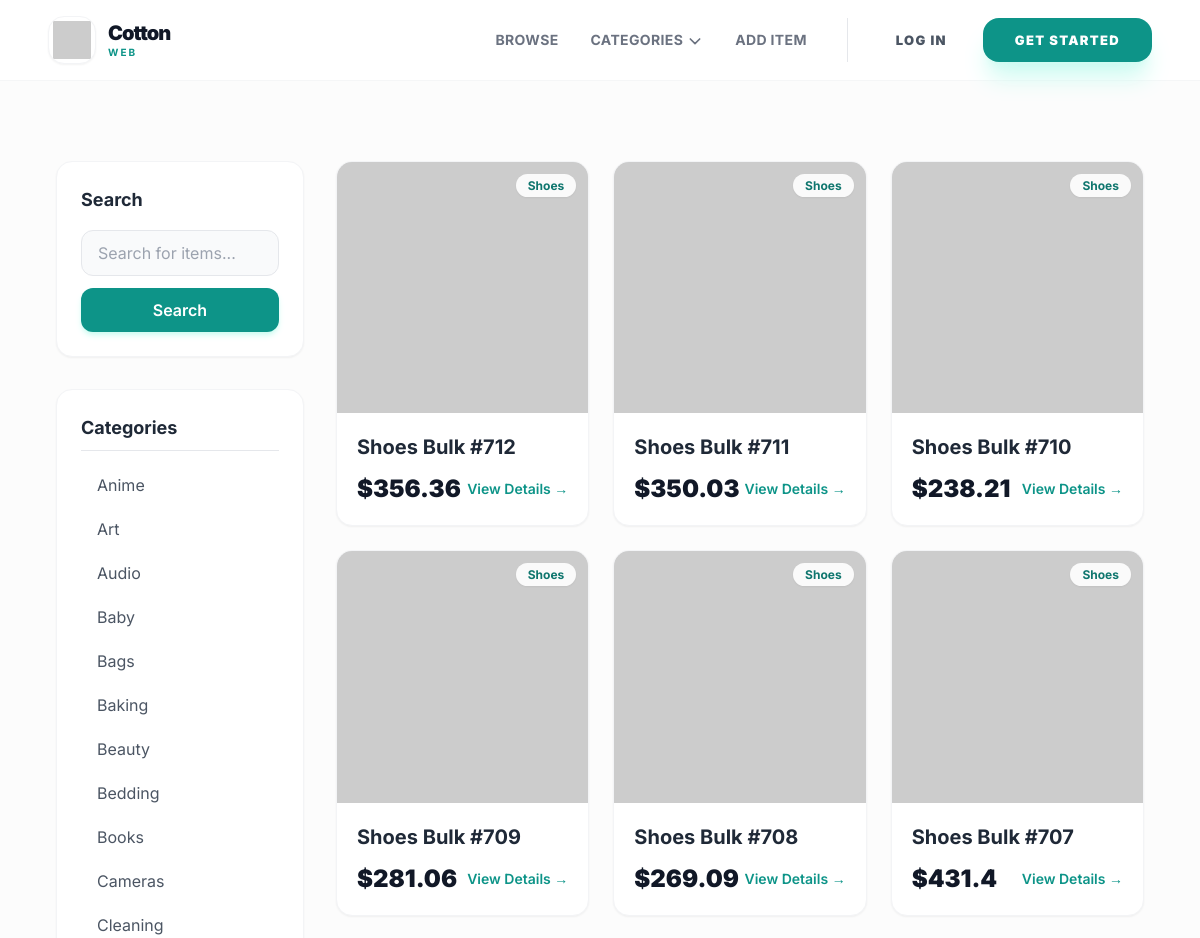
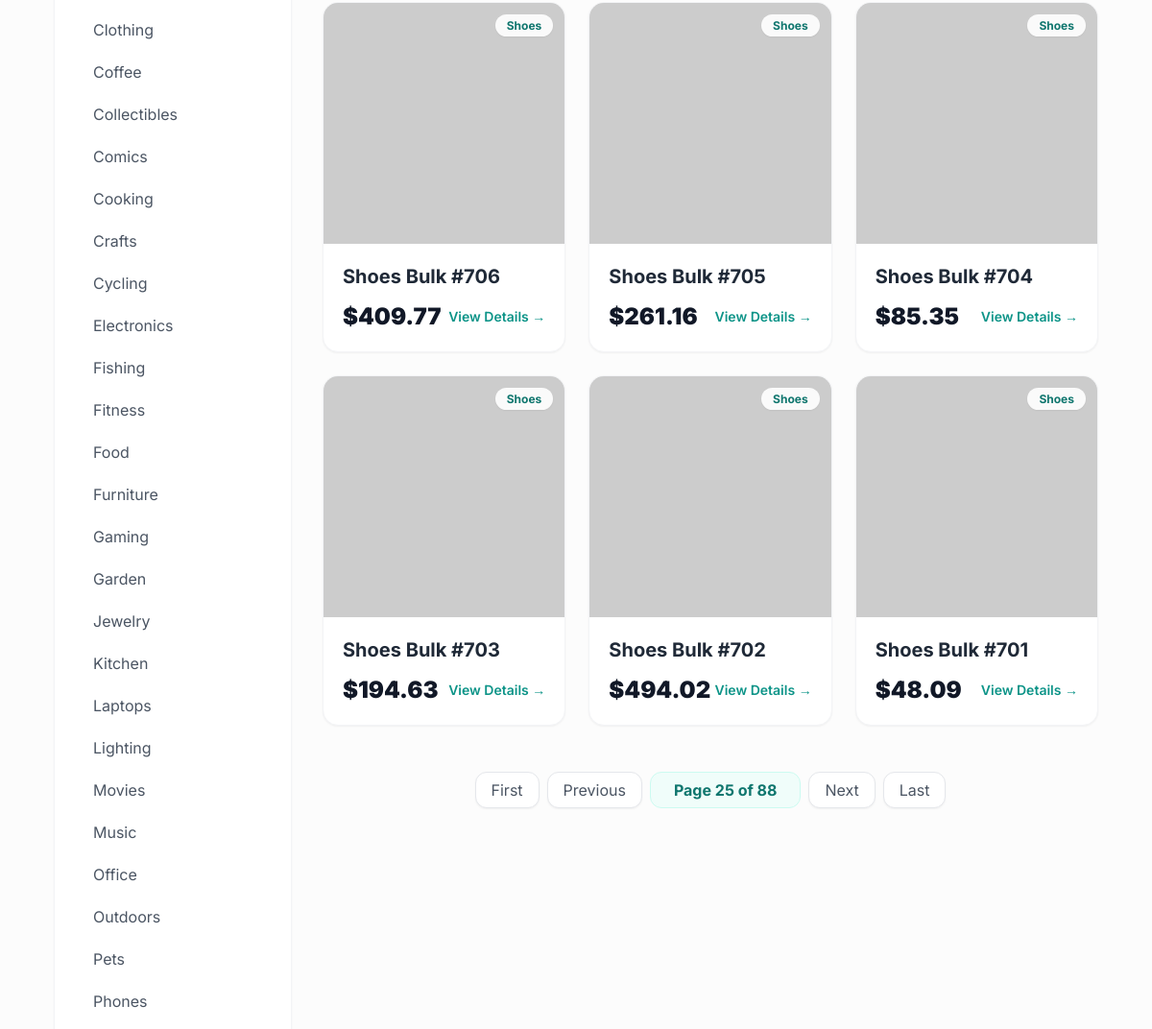
The app's page /items/?page=25 (upper part), older data (2 pictures, top to bottom).
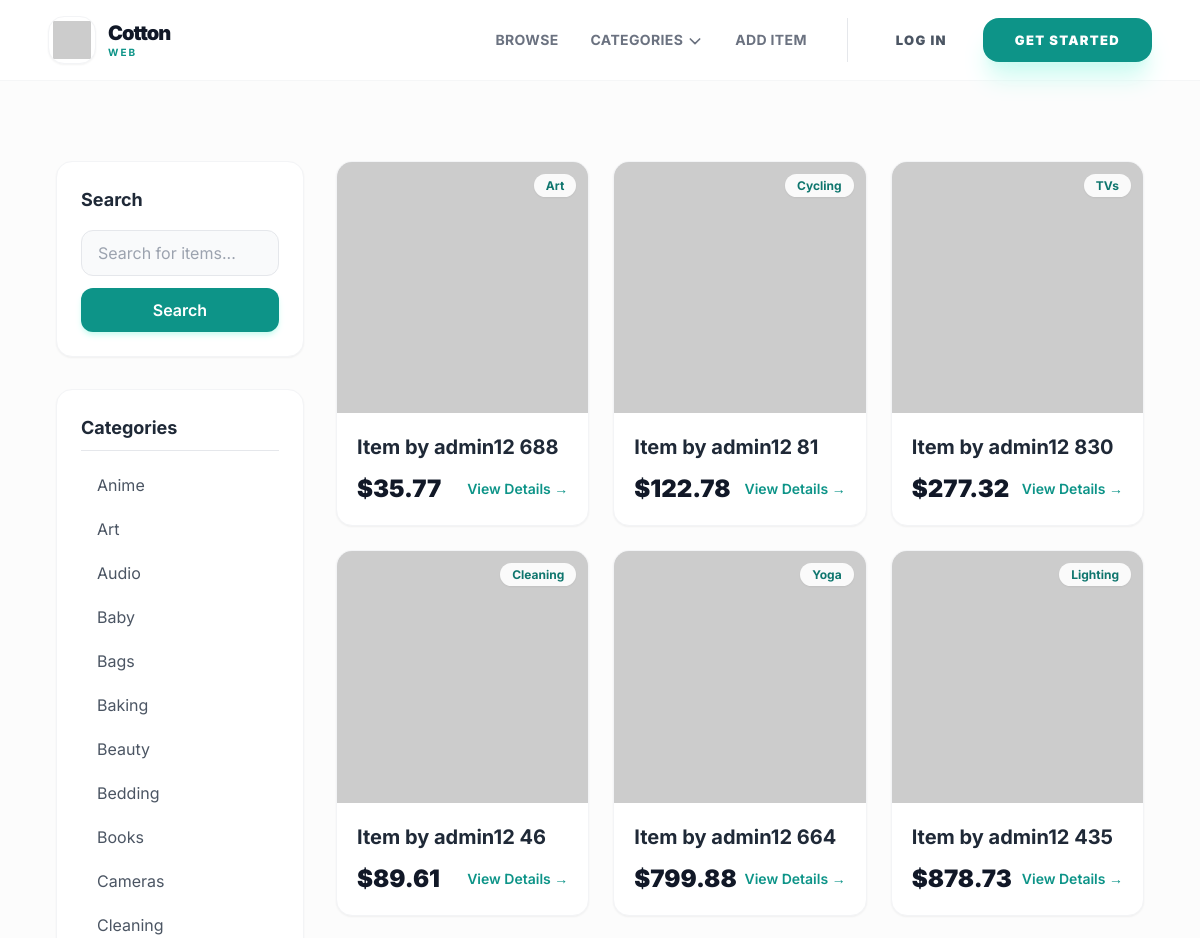
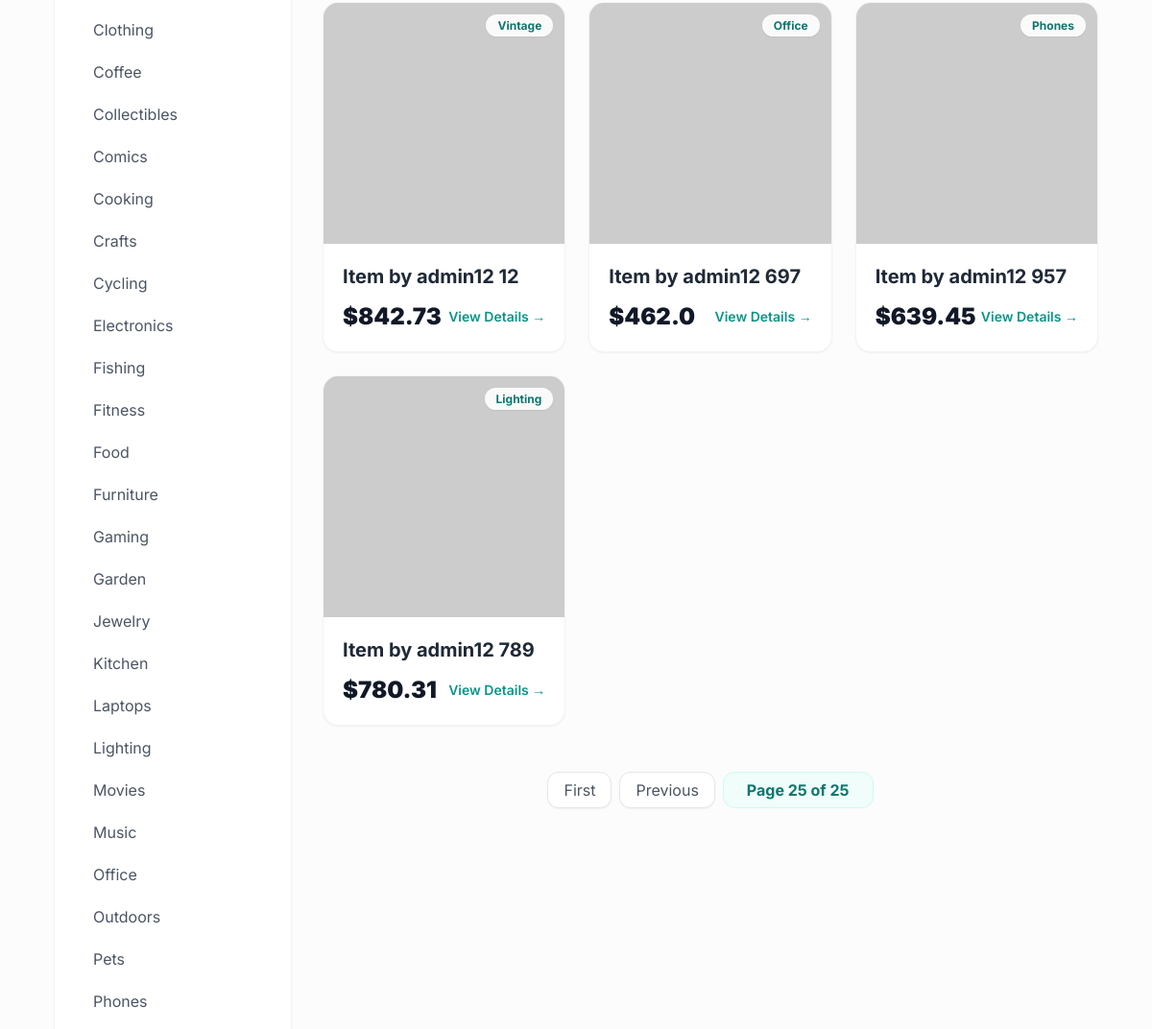
The same page, newer data (2 pictures, top to bottom).
### item/models.py (models this page shows, shortened)
class Category(models.Model):
    name = models.CharField(max_length=200)
    class Meta:
        verbose_name_plural = 'Categories'
        ordering = ('name',)

class Item(models.Model):
    category = models.ForeignKey(
        Category,
        related_name='items',
        on_delete=models.CASCADE,
    )
    user = models.ForeignKey(
        settings.AUTH_USER_MODEL,
        related_name='items',
        on_delete=models.CASCADE,
    )
    name = models.CharField(max_length=100)
    description = models.TextField(blank=True, null=True)
    price = models.FloatField()
    image = models.ImageField(upload_to='item_images', blank=True, null=True)
    is_sold = models.BooleanField(default=False, db_index=True)
    created_at = models.DateTimeField(auto_now_add=True, db_index=True)

### item/views.py (the view)
# urls.py: path('', views.items, name='items'),
def items(request):
    query = request.GET.get('query', '')
    category_id = request.GET.get('category', 0)
    categories = cache.get_or_set('all_categories', Category.objects.all(), 3600)
    items_list = (
        Item.objects.filter(is_sold=False)
        .select_related('category', 'user')
        .order_by('-created_at')
    )
    if category_id and int(category_id) != 0:
        items_list = items_list.filter(category_id=category_id)
    if query:
        items_list = items_list.filter(
            Q(name__icontains=query) | Q(description__icontains=query)
        )
    paginator = Paginator(items_list, 12)
    page_number = request.GET.get('page')
    page_obj = paginator.get_page(page_number)
    return render(request, 'item/items.html', {
        'items': page_obj,
        'query': query,
        'categories': categories,
        'category_id': int(category_id),
    })

### core/context_processors.py (called while the page is built)
def categories(request):
    return {
        'all_categories': Category.objects.all()
    }

### item/templates/item/items.html (shortened to what the changed rows need)
{% extends "core/base.html" %}
{% block content %}
<div class="max-w-7xl mx-auto px-4 sm:px-6 lg:px-8 py-8">
    <div class="grid grid-cols-1 md:grid-cols-4 gap-8">
        <div class="col-span-1 space-y-8">
            <div class="bg-white p-6 rounded-2xl shadow-sm border border-gray-100">
                <ul class="space-y-2">
                    {% for category in categories %}
                        <li>
                            <a href="{% url 'item:items' %}?query={{ query }}&category={{ category.id }}"
                               class="block py-2 px-4 rounded-lg transition {% if category.id == category_id %}bg-teal-50 text-teal-700 font-bold border-l-4 border-teal-600{% else %}text-gray-600 hover:bg-gray-50 hover:text-teal-600{% endif %}">
                                {{ category.name }}
                            </a>
                        </li>
                    {% endfor %}
                </ul>
            </div>
        </div>
        <div class="col-span-1 md:col-span-3">
            <div class="grid grid-cols-1 sm:grid-cols-2 lg:grid-cols-3 gap-6">
                {% for item in items %}
                    <div class="group bg-white rounded-2xl shadow-sm border border-gray-100 overflow-hidden hover:shadow-xl transition-all duration-300 transform hover:-translate-y-1">
                        <a href="{% url 'item:detail' item.id %}">
                            <div class="aspect-square overflow-hidden relative bg-gray-100">
                                {% if item.image %}
                                    <img src="{{ item.image.url }}"
                                         alt="{{ item.name }}"
                                         loading="lazy"
                                         class="w-full h-full object-cover group-hover:scale-110 transition duration-500">
                                {% else %}
                                    <img src="https://picsum.photos/seed/{{ item.id }}/400/400"
                                         alt="{{ item.name }}"
                                         loading="lazy"
                                         class="w-full h-full object-cover group-hover:scale-110 transition duration-500">
                                {% endif %}
                                <div class="absolute top-3 right-3">
                                    <span class="bg-white/90 backdrop-blur px-3 py-1 rounded-full text-xs font-bold text-teal-700 shadow-sm">
                                        {{ item.category.name }}
                                    </span>
                                </div>
                            </div>
                            <div class="p-5">
                                <h2 class="text-xl font-bold text-gray-800 group-hover:text-teal-600 transition truncate">{{ item.name }}</h2>
                                <div class="mt-3 flex items-center justify-between">
                                    <p class="text-2xl font-black text-gray-900">${{ item.price }}</p>
                                    <span class="text-sm text-teal-600 font-semibold group-hover:underline">View Details →</span>
                                </div>
                            </div>
                        </a>
                    </div>
                {% empty %}
                    <div class="col-span-full py-20 text-center">
                        <p class="text-gray-400 text-xl italic">No items found matching your criteria.</p>
                    </div>
                {% endfor %}
            </div>
            {% if items.has_other_pages %}
            <div class="mt-12 flex justify-center items-center space-x-2">
                {% if items.has_previous %}
                    <a href="?page=1{% if query %}&query={{ query }}{% endif %}{% if category_id %}&category={{ category_id }}{% endif %}"
                       class="px-4 py-2 bg-white border border-gray-200 text-gray-600 rounded-xl hover:bg-teal-600 hover:text-white transition shadow-sm">
                        First
                    </a>
                    <a href="?page={{ items.previous_page_number }}{% if query %}&query={{ query }}{% endif %}{% if category_id %}&category={{ category_id }}{% endif %}"
                       class="px-4 py-2 bg-white border border-gray-200 text-gray-600 rounded-xl hover:bg-teal-600 hover:text-white transition shadow-sm">
                        Previous
                    </a>
                {% endif %}
                <div class="px-6 py-2 bg-teal-50 text-teal-700 font-bold rounded-xl border border-teal-100">
                    Page {{ items.number }} of {{ items.paginator.num_pages }}
                </div>
                {% if items.has_next %}
                    <a href="?page={{ items.next_page_number }}{% if query %}&query={{ query }}{% endif %}{% if category_id %}&category={{ category_id }}{% endif %}"
                       class="px-4 py-2 bg-white border border-gray-200 text-gray-600 rounded-xl hover:bg-teal-600 hover:text-white transition shadow-sm">
                        Next
                    </a>
                    <a href="?page={{ items.paginator.num_pages }}{% if query %}&query={{ query }}{% endif %}{% if category_id %}&category={{ category_id }}{% endif %}"
                       class="px-4 py-2 bg-white border border-gray-200 text-gray-600 rounded-xl hover:bg-teal-600 hover:text-white transition shadow-sm">
                        Last
                    </a>
                {% endif %}
            </div>
            {% endif %}
        </div>
    </div>
</div>
{% endblock content %}

Row changes from the older to the newer data that the page shows:
removed Item: category.name "Shoes", name "Shoes Bulk #712", price "356.36"
removed Item: category.name "Shoes", name "Shoes Bulk #711", price "350.03"
removed Item: category.name "Shoes", name "Shoes Bulk #710", price "238.21"
removed Item: category.name "Shoes", name "Shoes Bulk #709", price "281.06"
removed Item: category.name "Shoes", name "Shoes Bulk #708", price "269.09"
removed Item: category.name "Shoes", name "Shoes Bulk #707", price "431.4"
removed Item: category.name "Shoes", name "Shoes Bulk #706", price "409.77"
removed Item: category.name "Shoes", name "Shoes Bulk #705", price "261.16"
removed Item: category.name "Shoes", name "Shoes Bulk #704", price "85.35"
removed Item: category.name "Shoes", name "Shoes Bulk #703", price "194.63"
removed Item: category.name "Shoes", name "Shoes Bulk #702", price "494.02"
removed Item: category.name "Shoes", name "Shoes Bulk #701", price "48.09"
now on this page (row unchanged): Item: category.name "Art", name "Item by admin12 688", price "35.77"
now on this page (row unchanged): Item: category.name "Cycling", name "Item by admin12 81", price "122.78"
now on this page (row unchanged): Item: category.name "TVs", name "Item by admin12 830", price "277.32"
now on this page (row unchanged): Item: category.name "Cleaning", name "Item by admin12 46", price "89.61"
now on this page (row unchanged): Item: category.name "Yoga", name "Item by admin12 664", price "799.88"
now on this page (row unchanged): Item: category.name "Lighting", name "Item by admin12 435", price "878.73"
now on this page (row unchanged): Item: category.name "Vintage", name "Item by admin12 12", price "842.73"
now on this page (row unchanged): Item: category.name "Office", name "Item by admin12 697", price "462.0"
now on this page (row unchanged): Item: category.name "Phones", name "Item by admin12 957", price "639.45"
now on this page (row unchanged): Item: category.name "Lighting", name "Item by admin12 789", price "780.31"
Text that changed along with them:
{{ items.paginator.num_pages }}: "88" → "25"
text no longer shown: "Next Last"
